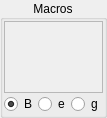
<?xml version="1.0" encoding="UTF-8"?>
<ui version="4.0">
 <class>MacroControl</class>
 <widget class="QGroupBox" name="MacroControl">
  <property name="geometry">
   <rect>
    <x>0</x>
    <y>0</y>
    <width>106</width>
    <height>118</height>
   </rect>
  </property>
  <property name="windowTitle">
   <string>GroupBox</string>
  </property>
  <property name="title">
   <string>Macros</string>
  </property>
  <property name="alignment">
   <set>Qt::AlignCenter</set>
  </property>
  <layout class="QGridLayout" name="gridLayout">
   <property name="margin">
    <number>1</number>
   </property>
   <property name="spacing">
    <number>1</number>
   </property>
   <item row="0" column="0">
    <widget class="QScrollArea" name="scrollArea">
     <property name="widgetResizable">
      <bool>true</bool>
     </property>
     <widget class="QWidget" name="area">
      <property name="geometry">
       <rect>
        <x>0</x>
        <y>0</y>
        <width>96</width>
        <height>71</height>
       </rect>
      </property>
      <layout class="QVBoxLayout" name="arrangeButtons">
       <property name="spacing">
        <number>1</number>
       </property>
       <property name="margin">
        <number>1</number>
       </property>
      </layout>
     </widget>
    </widget>
   </item>
   <item row="1" column="0">
    <layout class="QHBoxLayout" name="horizontalLayout">
     <property name="spacing">
      <number>1</number>
     </property>
     <item>
      <widget class="QRadioButton" name="lang0">
       <property name="focusPolicy">
        <enum>Qt::NoFocus</enum>
       </property>
       <property name="text">
        <string>B</string>
       </property>
       <property name="checked">
        <bool>true</bool>
       </property>
       <attribute name="buttonGroup">
        <string notr="true">languageBox</string>
       </attribute>
      </widget>
     </item>
     <item>
      <widget class="QRadioButton" name="lang1">
       <property name="focusPolicy">
        <enum>Qt::NoFocus</enum>
       </property>
       <property name="text">
        <string>e</string>
       </property>
       <attribute name="buttonGroup">
        <string notr="true">languageBox</string>
       </attribute>
      </widget>
     </item>
     <item>
      <widget class="QRadioButton" name="lang2">
       <property name="focusPolicy">
        <enum>Qt::NoFocus</enum>
       </property>
       <property name="text">
        <string>g</string>
       </property>
       <attribute name="buttonGroup">
        <string notr="true">languageBox</string>
       </attribute>
      </widget>
     </item>
    </layout>
   </item>
  </layout>
 </widget>
 <resources/>
 <connections>
  <connection>
   <sender>languageBox</sender>
   <signal>buttonClicked(int)</signal>
   <receiver>MacroControl</receiver>
   <slot>setMacroLanguage(int)</slot>
   <hints>
    <hint type="sourcelabel">
     <x>-1</x>
     <y>-1</y>
    </hint>
    <hint type="destinationlabel">
     <x>54</x>
     <y>79</y>
    </hint>
   </hints>
  </connection>
 </connections>
 <slots>
  <slot>setMacroLanguage(int)</slot>
 </slots>
 <buttongroups>
  <buttongroup name="languageBox"/>
 </buttongroups>
</ui>
